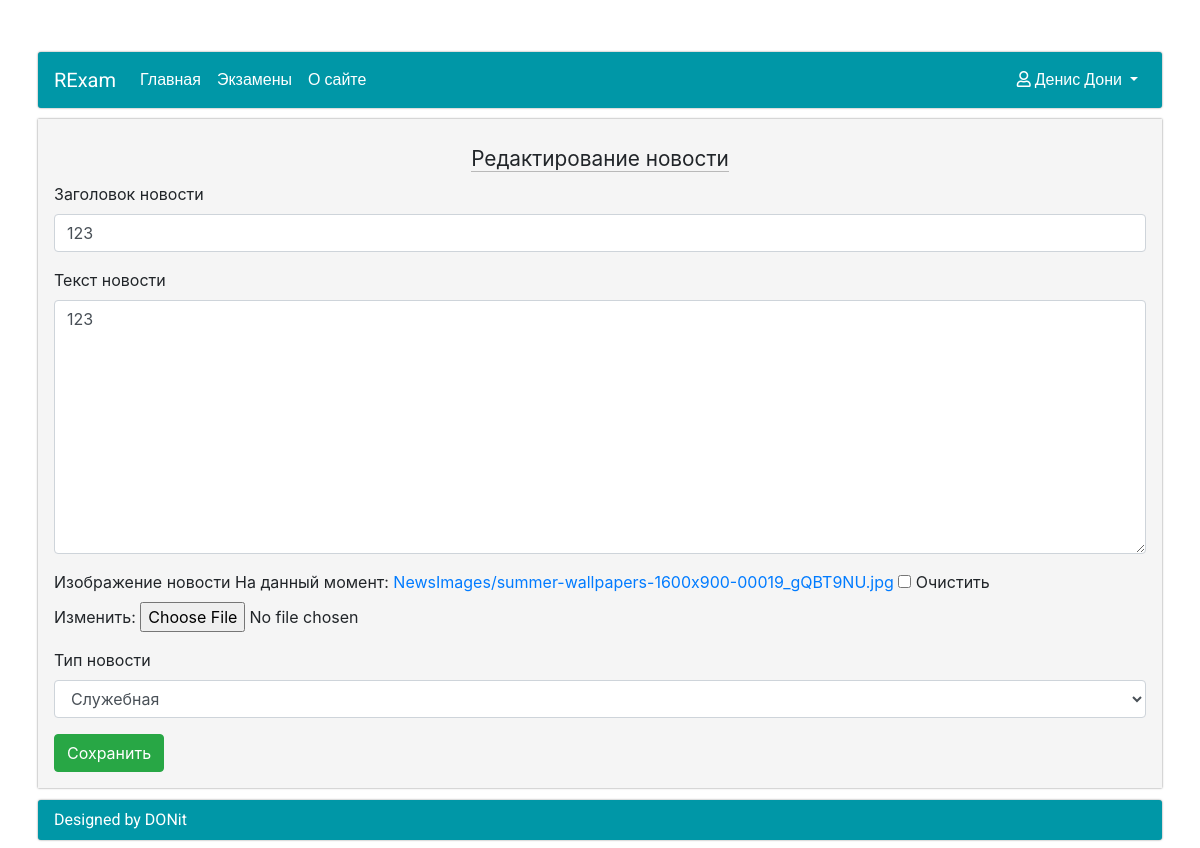
Page /main/update/1 (signed in) on the earlier database version.
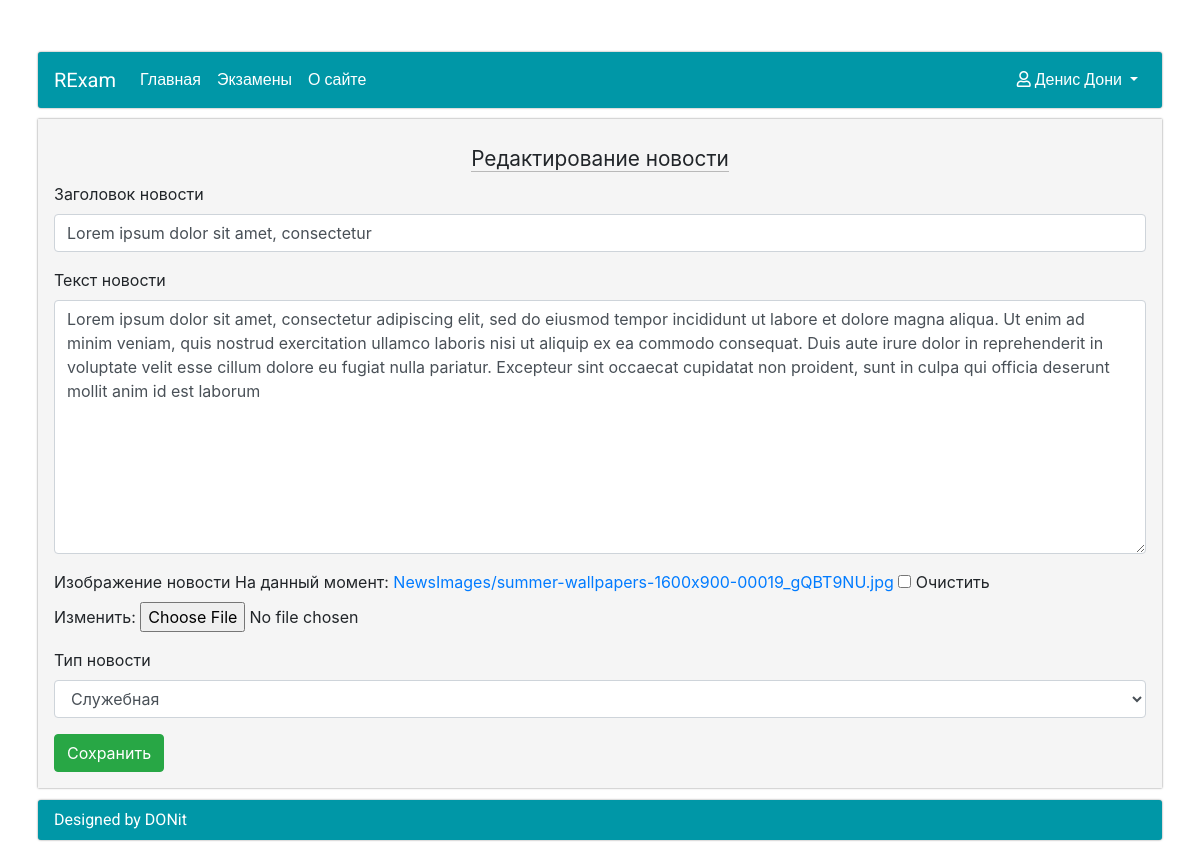
Same page on the later database version.
### News/models.py (models this page shows, shortened)
class NewsModel(models.Model):
    header = models.CharField(max_length=40, blank=False, verbose_name=u'Заголовок новости')
    content = models.TextField(blank=False, verbose_name=u'Текст новости')
    image = models.ImageField(upload_to='NewsImages', blank=True, verbose_name=u'Изображение новости')
    type = models.ForeignKey(NewsTypeModel, on_delete=models.SET_NULL, null=True, verbose_name=u'Тип новости')
    date = models.DateTimeField(auto_now_add=True, blank=False, verbose_name=u'Дата')
    author = models.ForeignKey(RExamUserModel, null=True, on_delete=models.SET_NULL, verbose_name=u'Автор')
    class Meta:
        verbose_name = u'Новость'
        verbose_name_plural = u'Новости'
        ordering = ['-date']

### News/views.py (the view)
# urls.py: path('update/<pk>', UpdateNewsView.as_view(), name='UpdateNews'),
class UpdateNewsView(PermissionRequiredMixin, UpdateView):
    model = NewsModel
    success_url = reverse_lazy('MainPage')
    permission_required = 'News.change_news'
    template_name = 'News/NewsUpdateFormTemplate.html'
    form_class = UpdateNewsForm

### News/forms.py
class UpdateNewsForm(ModelForm):
    class Meta:
        model = NewsModel
        exclude = ['author', 'date']
        widgets = {
            'header': TextInput(attrs={'class': 'form-control', 'placeholder': 'Заголовок'}),
            'content': Textarea(attrs={'class': 'form-control', 'placeholder': 'Содержание'}),
            'type': Select(attrs={'class': 'form-control', 'placeholder': 'Тип'}),
        }

### News/models.py (called while the page is built)
    def __str__(self):
        return self.name

### templates/News/NewsUpdateFormTemplate.html (shortened to what this page needs)
{% extends 'RExam/MainTemplate.html' %}
{% load static %}
{% block head %}
    <link rel="stylesheet" href="{% static 'News/style.css' %}"/>
{% endblock head %}
{% block content %}
    <div class="main_header">
        <text>Редактирование новости</text>
    </div>
    <form action="" method="POST" enctype="multipart/form-data">
        {% for field in form %}
            <div class="form-group">
                <label for="{{ field.id_for_label }}">{{ field.label }}</label>
                {{ field }}
            </div>
        {% endfor %}
        <div class="buttons_block mt-2">
            <button class="btn btn-success" type="submit">Сохранить</button>
        </div>
    </form>
{% endblock content %}

Differences in the rows shown:
changed NewsModel "Служебная": header "123" → "Lorem ipsum dolor sit amet, consectetur"; content "123" → "Lorem ipsum dolor sit amet, consectetur adipiscing elit, sed do eiusmod tempor incididunt ut labore et dolore magna aliqua. Ut enim ad minim veniam, quis nostrud exercitation ullamco laboris nisi ut aliquip ex ea commodo consequat. Duis aute irure dolor in reprehenderit in voluptate velit esse cillum dolore eu fugiat nulla pariatur. Excepteur sint occaecat cupidatat non proident, sunt in culpa qui officia deserunt mollit anim id est laborum"
